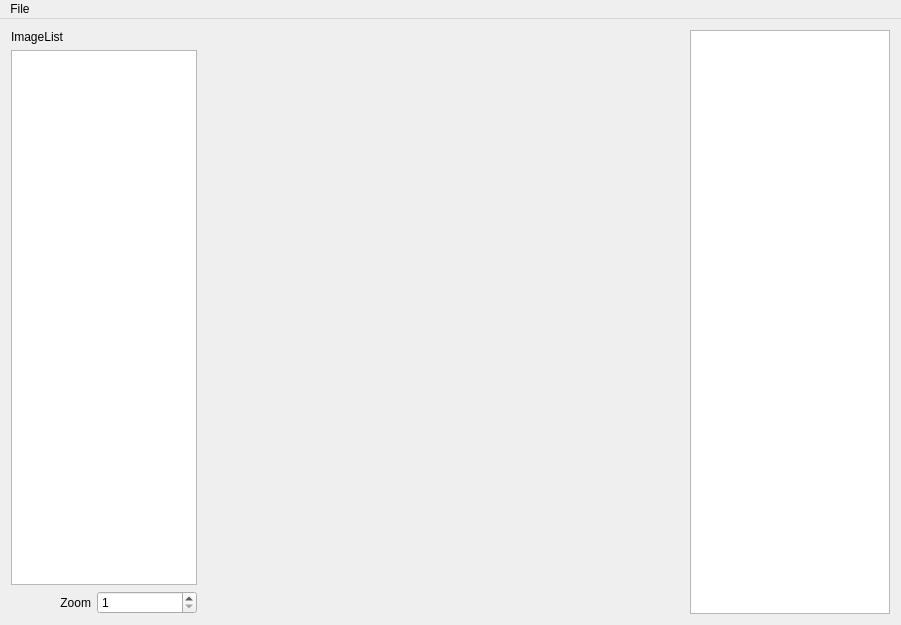
<?xml version="1.0" encoding="UTF-8"?>
<ui version="4.0">
 <class>BoneAnnotator</class>
 <widget class="QMainWindow" name="BoneAnnotator">
  <property name="geometry">
   <rect>
    <x>0</x>
    <y>0</y>
    <width>901</width>
    <height>625</height>
   </rect>
  </property>
  <property name="windowTitle">
   <string>BoneAnnotator</string>
  </property>
  <widget class="QWidget" name="centralWidget">
   <layout class="QGridLayout" name="gridLayout">
    <item row="0" column="0" colspan="2">
     <widget class="QLabel" name="label_ImageList">
      <property name="text">
       <string>ImageList</string>
      </property>
     </widget>
    </item>
    <item row="0" column="2" rowspan="3">
     <widget class="ScribbleArea" name="widget_ScribbleArea" native="true"/>
    </item>
    <item row="0" column="3" rowspan="3">
     <widget class="QListWidget" name="listWidget_BoneList">
      <property name="maximumSize">
       <size>
        <width>200</width>
        <height>16777215</height>
       </size>
      </property>
     </widget>
    </item>
    <item row="1" column="0" colspan="2">
     <widget class="QListWidget" name="listWidget_ImageList">
      <property name="maximumSize">
       <size>
        <width>200</width>
        <height>16777215</height>
       </size>
      </property>
     </widget>
    </item>
    <item row="2" column="0">
     <widget class="QLabel" name="label_Zoom">
      <property name="maximumSize">
       <size>
        <width>80</width>
        <height>16777215</height>
       </size>
      </property>
      <property name="text">
       <string>Zoom</string>
      </property>
      <property name="alignment">
       <set>Qt::AlignRight|Qt::AlignTrailing|Qt::AlignVCenter</set>
      </property>
     </widget>
    </item>
    <item row="2" column="1">
     <widget class="QSpinBox" name="spinBox_Zoom">
      <property name="sizePolicy">
       <sizepolicy hsizetype="Preferred" vsizetype="Fixed">
        <horstretch>0</horstretch>
        <verstretch>0</verstretch>
       </sizepolicy>
      </property>
      <property name="maximumSize">
       <size>
        <width>100</width>
        <height>16777215</height>
       </size>
      </property>
      <property name="readOnly">
       <bool>false</bool>
      </property>
      <property name="minimum">
       <number>1</number>
      </property>
      <property name="maximum">
       <number>10</number>
      </property>
     </widget>
    </item>
   </layout>
  </widget>
  <widget class="QMenuBar" name="menuBar">
   <property name="geometry">
    <rect>
     <x>0</x>
     <y>0</y>
     <width>901</width>
     <height>22</height>
    </rect>
   </property>
   <widget class="QMenu" name="menuFile">
    <property name="title">
     <string>File</string>
    </property>
    <addaction name="action_OpenDirectory"/>
   </widget>
   <addaction name="menuFile"/>
  </widget>
  <action name="action_OpenDirectory">
   <property name="text">
    <string>Open Directory...</string>
   </property>
  </action>
 </widget>
 <layoutdefault spacing="6" margin="11"/>
 <customwidgets>
  <customwidget>
   <class>ScribbleArea</class>
   <extends>QWidget</extends>
   <header>scribblearea.h</header>
   <container>1</container>
  </customwidget>
 </customwidgets>
 <resources/>
 <connections/>
</ui>
